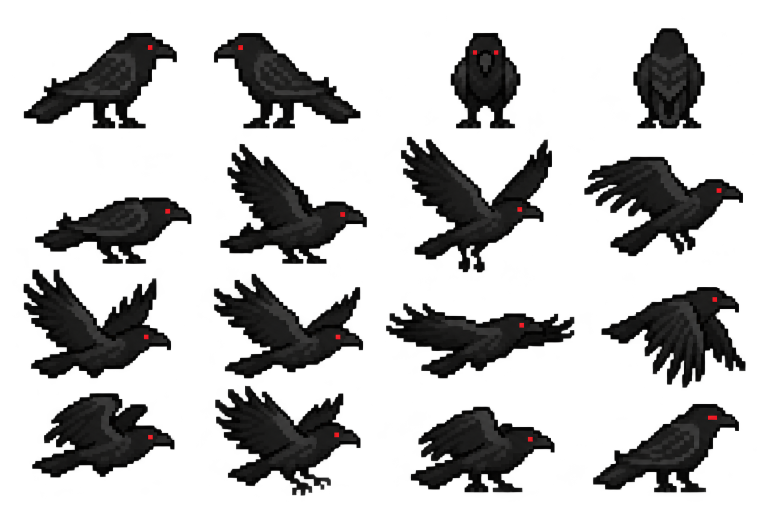
#> input picture brand/crow/crow.png, 1536 x 1024 px (shown at 1/2 size)
$ python build-favicon.py crow.png crow.png
#> lines starting #> are read from the running program, lines starting #| are printed output that depends on the picture; after the words box and inside, x2 and y2 are one past the last pixel; in counts of white or black regions, pixels touching at a corner belong together
"""Gera favicon-32.png, apple-touch-icon.png e favicon.ico a partir de crowfavicon.png.

Fundo transparente. O corvo ocupa o quadrado inteiro (limitado pela largura da cabeça, sem cortar
nada) e ganha um contorno claro fino, para não sumir em abas escuras.
Uso: python build-favicon.py <crowfavicon.png> <pasta_de_saida>   Requer: numpy, scipy, Pillow.
"""
import sys
from pathlib import Path
import numpy as np
from PIL import Image
from scipy import ndimage as ndi

SRC, OUT_DIR = sys.argv[1], Path(sys.argv[2])
OUTLINE = (232, 232, 232)
im = Image.open(SRC).convert('RGBA')
#> im is the input picture: PIL image 1536x1024 RGBA; mean R, G, B, A 9, 8.5, 8.2, 70.3
ys, xs = np.nonzero(np.array(im)[..., 3] >= 128)
head = im.crop((xs.min(), ys.min(), xs.max() + 1, ys.max() + 1))
w, h = head.size
#> w = 1444; h = 934


def icon(size, margin_px, outline_px):
#> called with size = 32, margin_px = 1, outline_px = 0.8
    scale = (size - 2 * margin_px) / max(w, h)
#> scale = 0.0208
    k = 8                                             # trabalha em 8x para o contorno ficar liso
    tw, th = round(w * scale * k), round(h * scale * k)
#> tw = 240; th = 155
    resized = np.array(head.resize((tw, th), Image.LANCZOS))
    core = resized[..., 3] >= 128
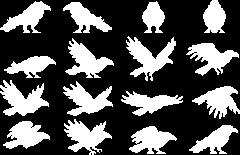
#> core: shape (155, 240) bool; 32.5% white; 16 white regions, largest, box (x1, y1, x2, y2) and area: (126, 36, 176, 81) 975, (0, 80, 49, 116) 937, (64, 119, 112, 155) 886
    ring = ndi.binary_dilation(core, structure=np.ones((3, 3)), iterations=max(1, round(outline_px * k)))
#> ring: shape (155, 240) bool; 79.2% white; 20 black regions (6 under 20 px), largest, box (x1, y1, x2, y2) and area: (89, 0, 141, 89) 1531, (0, 17, 68, 63) 1289, (166, 0, 202, 42) 1006
    canvas = np.zeros((size * k, size * k, 4), np.uint8)
    ox, oy = (size * k - tw) // 2, (size * k - th) // 2
#> ox = 8; oy = 50
    canvas[oy:oy + th, ox:ox + tw][ring] = (*OUTLINE, 235)
    layer = Image.fromarray(canvas)
    crow = resized.copy(); crow[..., 3] = np.where(core, 255, 0)
    layer.alpha_composite(Image.fromarray(crow), (ox, oy))
    return layer.resize((size, size), Image.LANCZOS)


icon(32, 1, 0.8).save(OUT_DIR / 'favicon-32.png', optimize=True)
icon(180, 6, 3).save(OUT_DIR / 'apple-touch-icon.png', optimize=True)
#> call 2 of icon, with size = 180, margin_px = 6, outline_px = 3
#> in icon (call 2), `scale = (size - 2 * margin_px) / max(w, h)`: scale = 0.116
#> in icon (call 2), `tw, th = round(w * scale * k), round(h * scale * k)`: tw = 1344; th = 869
#> in icon (call 2), `core = resized[..., 3] >= 128`: core: shape (869, 1344) bool; 32.6% white; 16 white regions, largest, box (x1, y1, x2, y2) and area: (703, 202, 984, 454) 30989, (0, 449, 275, 651) 29353, (357, 665, 627, 869) 28087
#> in icon (call 2), `ring = ndi.binary_dilation(core, structure=np.ones((3, 3)), iterations..`:
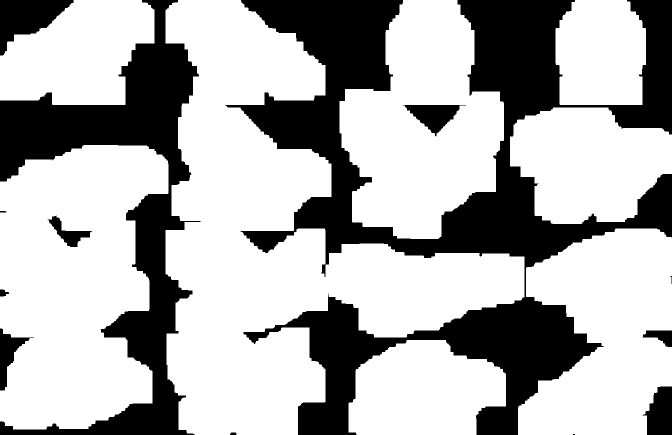
#> ring: shape (869, 1344) bool (shown at 1/2 size); 68.7% white; 13 black regions (1 under 20 px), largest, box (x1, y1, x2, y2) and area: (450, 0, 1344, 869) 244903, (0, 0, 401, 869) 97866, (0, 0, 147, 111) 8470
#> in icon (call 2), `ox, oy = (size * k - tw) // 2, (size * k - th) // 2`: ox = 48; oy = 285
#> in icon (call 2), `layer = Image.fromarray(canvas)`:
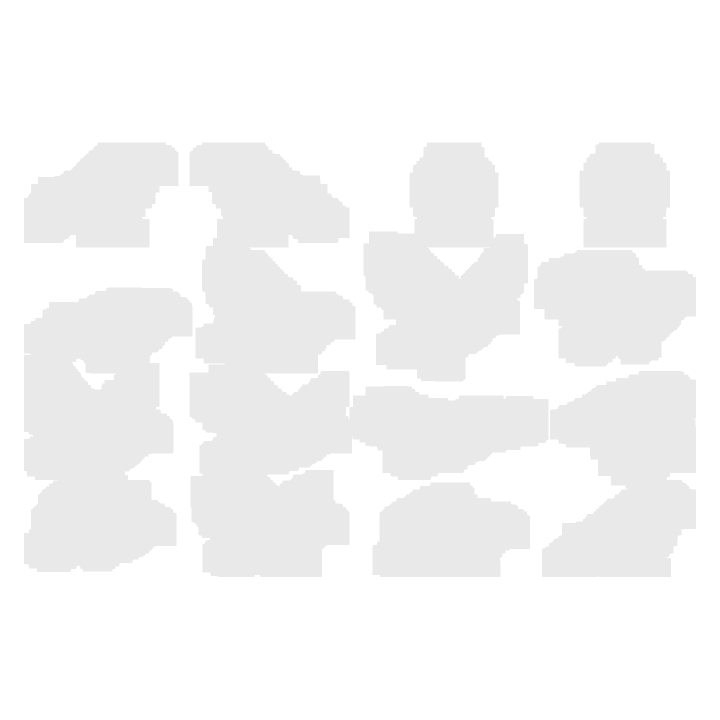
#> layer: PIL image 1440x1440 RGBA (shown at 1/2 size); mean R, G, B, A 89.8, 89.8, 89.8, 91; transparent parts drawn white
#> in icon (call 2), `return layer.resize((size, size), Image.LANCZOS)`:
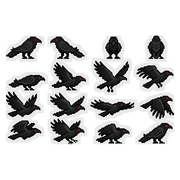
#> returned value: PIL image 180x180 RGBA; mean R, G, B, A 67.6, 67.4, 67.4, 95.1; transparent parts drawn white
icon(256, 8, 4).save(OUT_DIR / 'favicon.ico', format='ICO', sizes=[(16, 16), (32, 32), (48, 48)])
#> call 3 of icon, with size = 256, margin_px = 8, outline_px = 4
#> in icon (call 3), `scale = (size - 2 * margin_px) / max(w, h)`: scale = 0.166
#> in icon (call 3), `tw, th = round(w * scale * k), round(h * scale * k)`: tw = 1920; th = 1242
#> in icon (call 3), `resized = np.array(head.resize((tw, th), Image.LANCZOS))`:
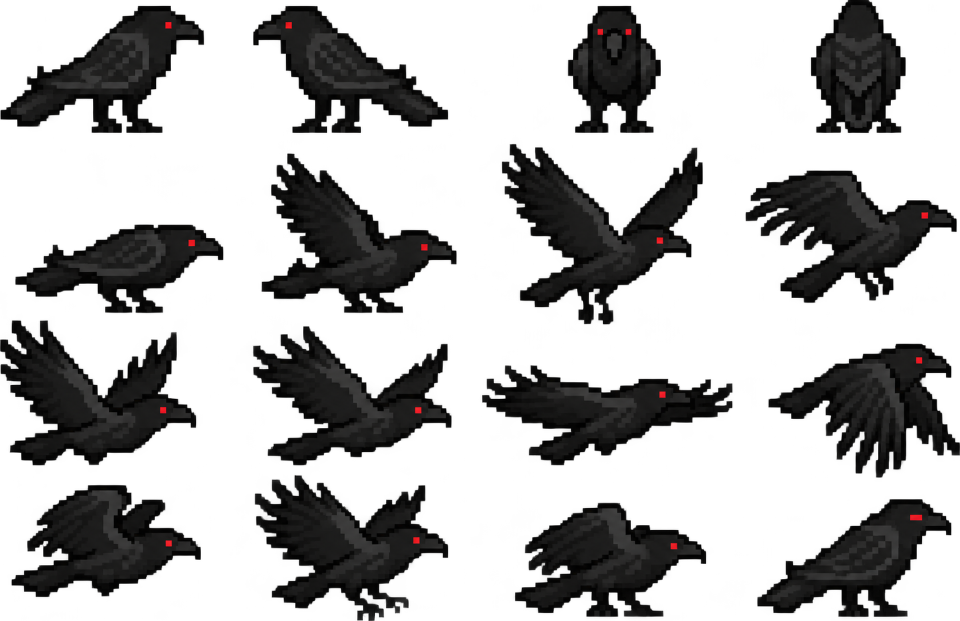
#> resized: shape (1242, 1920, 4) (shown at 1/2 size); mean R, G, B, A 7.1, 6.7, 6.6, 82; transparent parts drawn white
#> in icon (call 3), `core = resized[..., 3] >= 128`: core: shape (1242, 1920) bool; 32.6% white; 16 white regions, largest, box (x1, y1, x2, y2) and area: (1004, 288, 1405, 649) 63271, (0, 641, 392, 931) 60050, (510, 951, 896, 1242) 57310
#> in icon (call 3), `ring = ndi.binary_dilation(core, structure=np.ones((3, 3)), iterations..`:
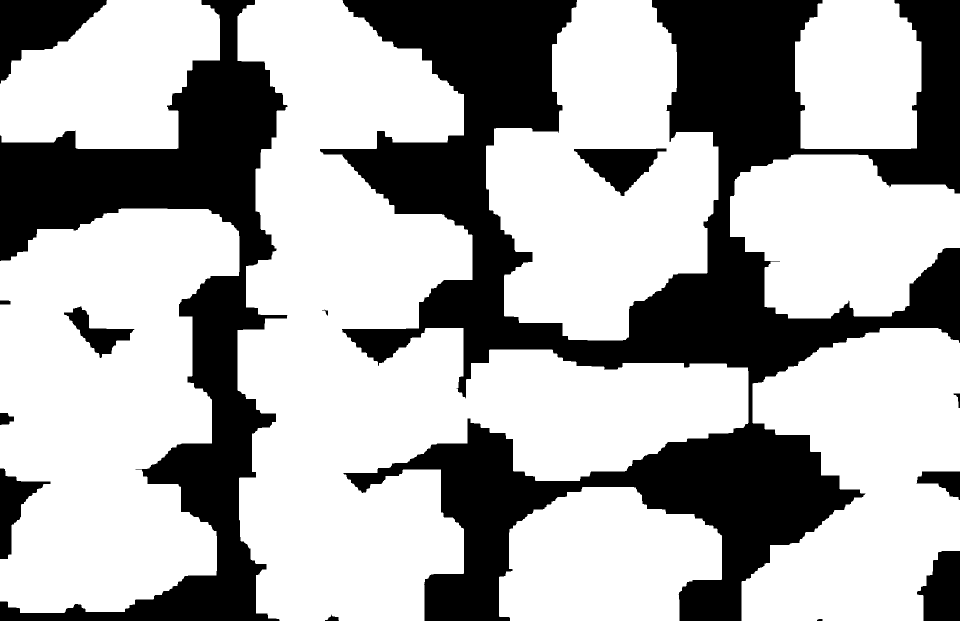
#> ring: shape (1242, 1920) bool (shown at 1/2 size); 66.8% white; 14 black regions, largest, box (x1, y1, x2, y2) and area: (640, 0, 1920, 1242) 529094, (0, 0, 575, 1242) 211790, (0, 0, 214, 168) 18131
#> in icon (call 3), `ox, oy = (size * k - tw) // 2, (size * k - th) // 2`: ox = 64; oy = 403
#> in icon (call 3), `return layer.resize((size, size), Image.LANCZOS)`:
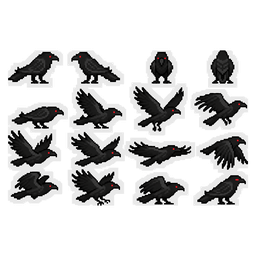
#> returned value: PIL image 256x256 RGBA; mean R, G, B, A 61.5, 61.3, 61.2, 93.3; transparent parts drawn white
print('favicons gerados em', OUT_DIR)
